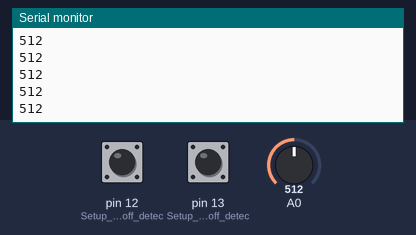
This sketch was run on a simulated Arduino Uno, built with avr-gcc and run on an emulated ATmega328P. On the bench: the last lines printed to the serial monitor. The inputs (shaded band) are chosen by the test bench; at power-on: pin 12 (Setup_for_leads_off_detec) LOW, A0 = 512, pin 13 (Setup_for_leads_off_detec) LOW.

Above: at 1.2 s.
1.3 s: pin 12 (Setup_for_leads_off_detec) pulled HIGH for 0.15 s
At 1.31 s:
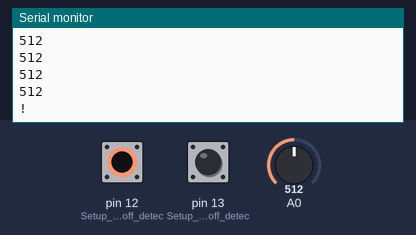
2.9 s: A0 set to 716
At 2.91 s:
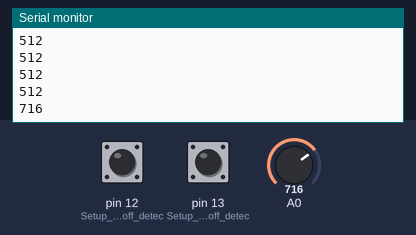
4.4 s: A0 set to 900
At 4.42 s:
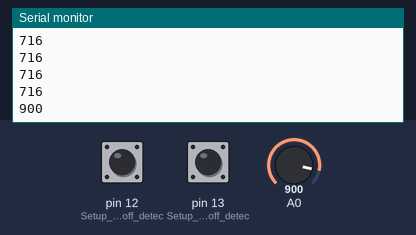
Timing chart, 0 to 7.4 s (numbered marks = the images above; inputs shaded):
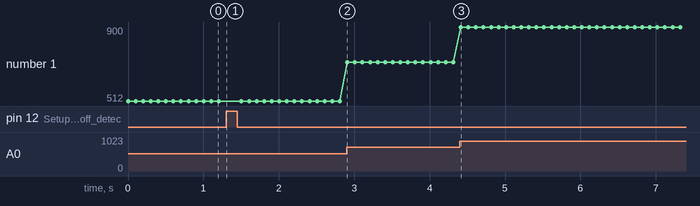

The sketch:

ECG.ino
```cpp
void setup() {
// initialize the serial communication:
Serial.begin(9600);
pinMode(12, INPUT); // Setup for leads off detection LO +
pinMode(13, INPUT); // Setup for leads off detection LO -

}

void loop() {

if((digitalRead(12) == 1)||(digitalRead(13) == 1)){
Serial.println('!');
}
else{
// send the value of analog input 0:
Serial.println(analogRead(A0));
}
//Wait for a bit to keep serial data from saturating
delay(100);
}
```

Measured:
- after the input at 1.3 s, the serial monitor: prints a new line at once (image 1)
- after the input at 2.9 s, the serial monitor: prints a new line at once (image 2)
- after the input at 4.4 s, the serial monitor: prints a new line at once (image 3)
- plotted number 1: 512 → 716 after the input at 2.9 s, 716 → 900 after the input at 4.4 s
